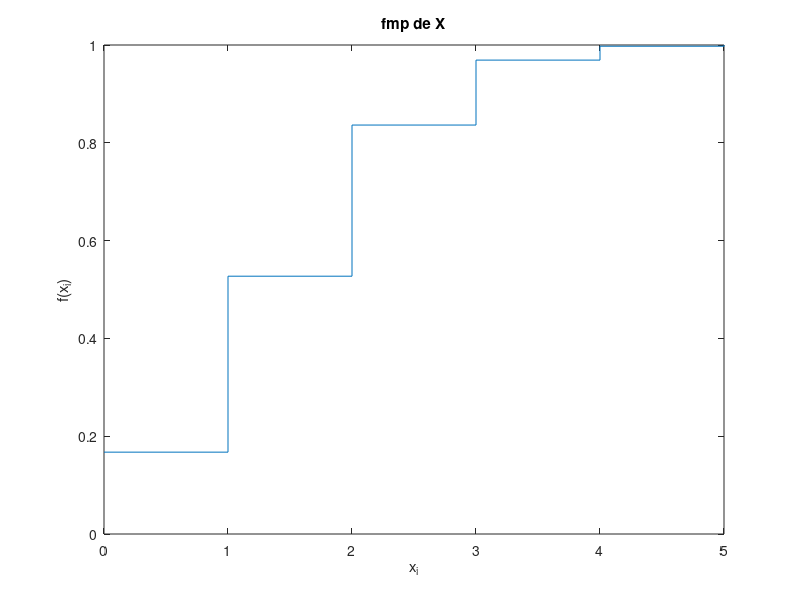

Here is the MATLAB script that generated this plot:
%Sabendo que um processo de fabrico produz 30% de peças defeituosas e considerando a variável aleatória
%X, representativa do numero de peças defeituosas numa amostra de 5 peças tomadas aleatoriamente, ´
%obtenha:

%Dados:
    N = 1e5; % número de esperiencias
    p = 0.3; % probabilidade de sair uma peça defeituosa;
    n = 5;   % números da peças;
    X = 0:5;
%%%%%%%%%%%%%%%%%%%%%%%%%%%%%%%%%%%%%%%%%%
%(a) Por simulação:
    fabrico = rand(n,N) < p;
%%%%%%%%%%%%%%%%%%%%%%%%%%%%%%%%%%%%%%%%%%%%%%%%%%%%%%%
 %i. estimativa para a função massa de probabilidade de  X;
     PX = zeros(1,n+1);
     for i = 0:n
            sucessos = sum(fabrico) == i;
            PX(i+1) = sum(sucessos)/N;
     end
 %%%%%%%%%%%%%%%%%%%%%%%%%%%%%%%%%%%%%%%%%%%%%%%%%%%%%%
%ii. o grafico representativo da função distribuição acumulada de probabilidades de  X;
    fx = cumsum(PX);
    stairs(X,fx)
    title('fmp de X')
    xlabel('x_i'), ylabel('f(x_i)')

%iii. estimativa para probabilidade de, no maxímo, 2 das pec¸as de uma amostra serem defeituosas.
    PMax2 = PX(1) + PX(2) + PX(3);
%%%%%%%%%%%%%%%%%%%%%%%%%%%%%%%%%%%%%%%%%%%%%%%%%%%%%%%%%%
% Print():
    fprintf('Função massa de probabilidade:\n');
    fprintf('PX(0) = %4.4f\n',PX(1));
    fprintf('PX(1) = %4.4f\n',PX(2));
    fprintf('PX(2) = %4.4f\n',PX(3));
    fprintf('PX(3) = %4.4f\n',PX(4));
    fprintf('PX(4) = %4.4f\n',PX(5));
    fprintf('PX(5) = %4.4f\n',PX(6));

    fprintf('probabilidade de no maximo 2 das peças serem defeituosas:\n');
    fprintf('PMax2 = %4.4f\n',PMax2);